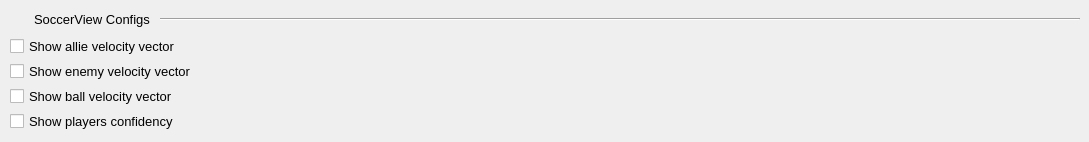
    <widget class="QWidget" name="page_cfg">
     <attribute name="title">
      <string>Configurations</string>
     </attribute>
     <widget class="QLabel" name="label_9">
      <property name="geometry">
       <rect>
        <x>34</x>
        <y>10</y>
        <width>121</width>
        <height>18</height>
       </rect>
      </property>
      <property name="font">
       <font>
        <pointsize>10</pointsize>
       </font>
      </property>
      <property name="text">
       <string>SoccerView Configs</string>
      </property>
     </widget>
     <widget class="QLabel" name="label_37">
      <property name="geometry">
       <rect>
        <x>10</x>
        <y>10</y>
        <width>18</width>
        <height>18</height>
       </rect>
      </property>
      <property name="text">
       <string/>
      </property>
      <property name="pixmap">
       <pixmap resource="../../rsc.qrc">:/textures/textures/ui/field.png</pixmap>
      </property>
      <property name="scaledContents">
       <bool>true</bool>
      </property>
     </widget>
     <widget class="Line" name="line_3">
      <property name="geometry">
       <rect>
        <x>160</x>
        <y>18</y>
        <width>920</width>
        <height>3</height>
       </rect>
      </property>
      <property name="orientation">
       <enum>Qt::Horizontal</enum>
      </property>
     </widget>
     <widget class="QCheckBox" name="allievel">
      <property name="geometry">
       <rect>
        <x>10</x>
        <y>35</y>
        <width>181</width>
        <height>23</height>
       </rect>
      </property>
      <property name="font">
       <font>
        <pointsize>10</pointsize>
       </font>
      </property>
      <property name="text">
       <string>Show allie velocity vector</string>
      </property>
     </widget>
     <widget class="QCheckBox" name="enemyvel">
      <property name="geometry">
       <rect>
        <x>10</x>
        <y>60</y>
        <width>191</width>
        <height>23</height>
       </rect>
      </property>
      <property name="font">
       <font>
        <pointsize>10</pointsize>
       </font>
      </property>
      <property name="text">
       <string>Show enemy velocity vector</string>
      </property>
     </widget>
     <widget class="QCheckBox" name="ballvel">
      <property name="geometry">
       <rect>
        <x>10</x>
        <y>85</y>
        <width>181</width>
        <height>23</height>
       </rect>
      </property>
      <property name="font">
       <font>
        <pointsize>10</pointsize>
       </font>
      </property>
      <property name="text">
       <string>Show ball velocity vector</string>
      </property>
     </widget>
     <widget class="QCheckBox" name="playerconf">
      <property name="geometry">
       <rect>
        <x>10</x>
        <y>110</y>
        <width>181</width>
        <height>23</height>
       </rect>
      </property>
      <property name="font">
       <font>
        <pointsize>10</pointsize>
       </font>
      </property>
      <property name="text">
       <string>Show players confidency</string>
      </property>
     </widget>
    </widget>
